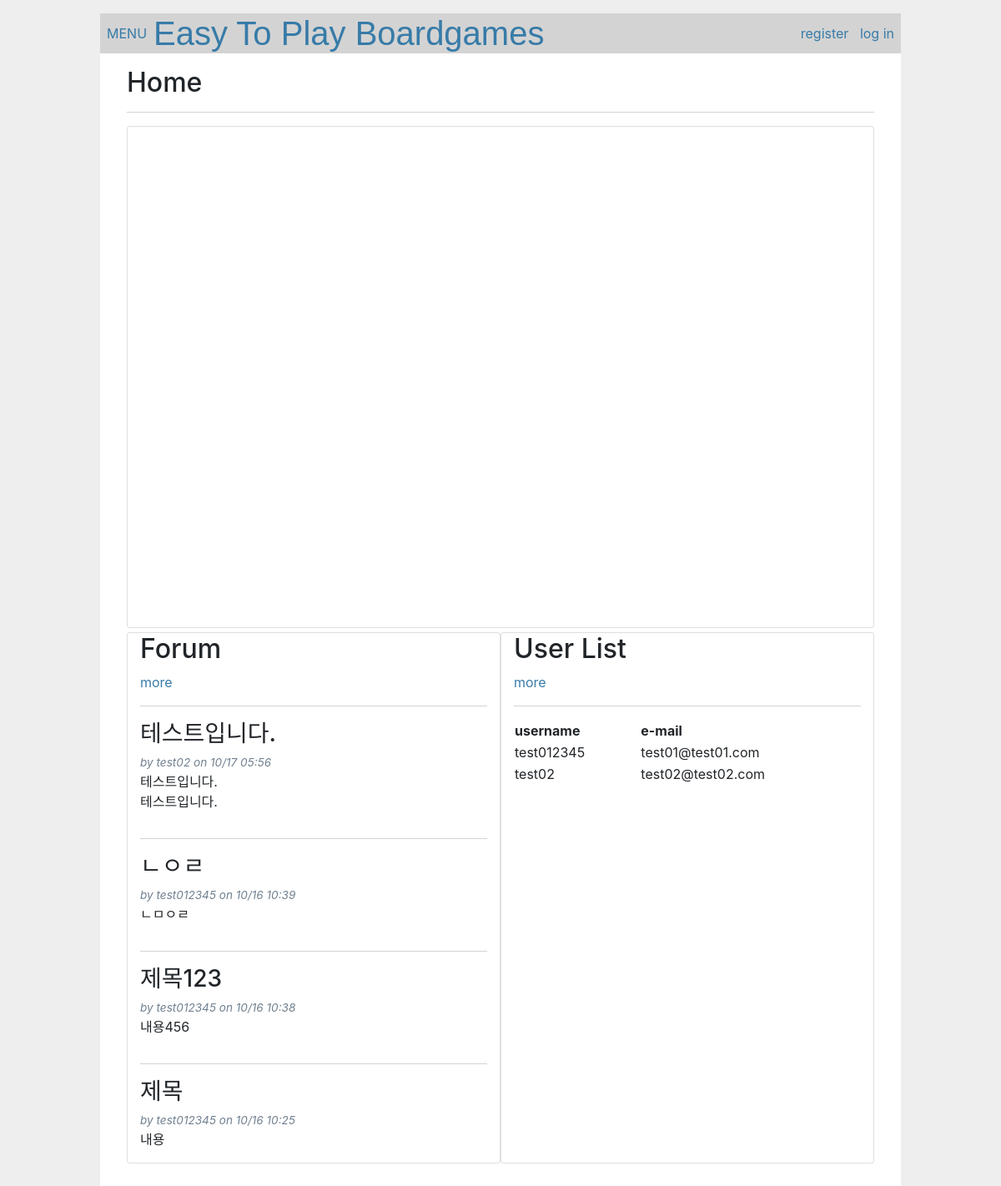
The page / on the database its author committed.
### src/game/models.py (models this page shows)
class Game(db.Model):
	__tablename__ = "games"
	id = db.Column(db.Integer, primary_key=True)
	user_id = db.Column(db.Integer, db.ForeignKey("users.id"))
	title = db.Column(db.String(20), nullable=False)
	description = db.Column(db.String(100), nullable=False)
	upload_path = db.Column(db.String(255),nullable=False)
	created_at = db.Column(db.DateTime, default=datetime.now, nullable=False)
	updated_at = db.Column(db.DateTime, default=datetime.now,
						   onupdate=datetime.now, nullable=False)
	user = db.relationship('User', backref=db.backref('games', lazy=True))

### src/forum/models.py (models this page shows)
class Post(db.Model):
    __tablename__ = "posts"
    id = db.Column(db.Integer, primary_key=True)
    user_id = db.Column(db.Integer, db.ForeignKey("users.id"))
    title = db.Column(db.Text(20), nullable=False)
    body = db.Column(db.Text(200), nullable=False)
    created_at = db.Column(db.DateTime, default=datetime.now, nullable=False)
    updated_at = db.Column(db.DateTime, default=datetime.now,
                           onupdate=datetime.now, nullable=False)
    user = db.relationship('User', backref=db.backref('posts', lazy=True))

### src/crud/models.py (models this page shows, shortened)
class User(db.Model, UserMixin):
	__tablename__ = "users"
	id = db.Column(db.Integer, primary_key=True)
	username = db.Column(db.String(12), index=True, nullable=False)
	email = db.Column(db.String(100), unique=True, index=True, nullable=False)
	password_hash = db.Column(db.String)
	created_at = db.Column(db.DateTime, default=datetime.now, nullable=False)
	updated_at = db.Column(db.DateTime, default=datetime.now,
                        onupdate=datetime.now, nullable=False)
	@property
	def password(self):
		raise AttributeError("비밀번호 오류")

### src/home/views.py (the view)
@home.route('/')
def index():
	game = Game.query.filter_by(id=1).first()
	posts = (
		select(Post)
		.join(User, User.id == Post.user_id)
		.order_by(desc(Post.created_at))
	)
	result = db.session.execute(posts).scalars().all()
	users = User.query.all()
	delete_form = DeleteForm()
	return render_template('home/index.html', game=game, posts=result,
						users=users, delete_form=delete_form)

### src/home/templates/home/index.html (shortened to what this page needs)
{% extends 'home/base.html' %}
{% block content %}
<div class="p-3" style="height: auto; margin-bottom: 10px;">
<h2>Home</h2><hr>
<div class="card" style="height: auto; margin-bottom: 5px;">
    <iframe src="{{ url_for('game.show_game', filename=game.upload_path, game_id=game.id) }}"
            style="width: 100%; height: 600px; border: none;">
        Your browser does not support iframes.
    </iframe>
</div>
<div class="d-flex flex-row">
	<div class="card col-md-6">
		<h2>Forum</h2>
		<a href="{{ url_for('forum.index') }}">more</a>
		<hr>
		{% for post in posts %}
		<article class="post">
			<header>
				<div>
					<h3>{{ post.title }}</h3>
					<div class="about">by {{ post.user.username }} on {{ post.created_at.strftime('%m/%d %H:%M') }}</div>
				</div>
			</header>
			<p class="body">{{ post.body }}</p>
		</article>
		{% if not loop.last %}
		<hr>
		{% endif %}
		{% endfor %}
	</div>
	<div class="card col-md-6">
		<h2>User List</h2>
		<a href="{{ url_for('crud.users') }}">more</a>
		<hr>
		<table>
			<tr>
				<th>username</th>
				<th>e-mail</th>
			</tr>
			{% for user in users %}
			<tr>
				<td>{{ user.username }}</td>
				<td>{{ user.email }}</td>
			</tr>
			{% endfor %}
		</table>
	</div>
</div>
{% endblock %}

### src/static/css/style.css (style rules this page uses)
body { background-color: #f5f5f5; }
html { font-family: Arial, Helvetica, sans-serif; background: #eee; padding: 1rem; }
body { max-width: 960px; margin: 0 auto; background: white; }
a { color: #377ba8; }
hr { border: none; border-top: 1px solid lightgray; }
.post > header { display: flex; align-items: flex-end; font-size: 0.85em; }
.post > header > div:first-of-type { flex: auto; }
.post .about { color: slategray; font-style: italic; }
.post .body { white-space: pre-line; }

### rows shown on the page
Post: title "테스트입니다.", user.username "test02", created_at "10/17 05:56", body "테스트입니다. 테스트입니다."
Post: title "ㄴㅇㄹ", user.username "test012345", created_at "10/16 10:39", body "ㄴㅁㅇㄹ"
Post: title "제목123", user.username "test012345", created_at "10/16 10:38", body "내용456"
Post: title "제목", user.username "test012345", created_at "10/16 10:25", body "내용"
User: username "test012345", email "test01@test01.com"
User: username "test02", email "test02@test02.com"
